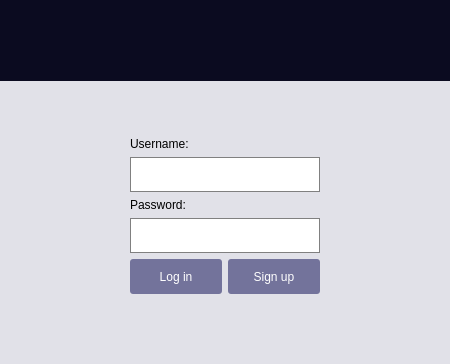
      <widget class="QWidget" name="login">
       <property name="minimumSize">
        <size>
         <width>450</width>
         <height>350</height>
        </size>
       </property>
       <property name="layoutDirection">
        <enum>Qt::LeftToRight</enum>
       </property>
       <property name="styleSheet">
        <string notr="true"/>
       </property>
       <layout class="QVBoxLayout" name="verticalLayout_15">
        <property name="spacing">
         <number>0</number>
        </property>
        <property name="leftMargin">
         <number>0</number>
        </property>
        <property name="topMargin">
         <number>0</number>
        </property>
        <property name="rightMargin">
         <number>0</number>
        </property>
        <property name="bottomMargin">
         <number>0</number>
        </property>
        <item>
         <widget class="QWidget" name="widget_1" native="true">
          <property name="styleSheet">
           <string notr="true">background: #E1E1E8;</string>
          </property>
          <layout class="QVBoxLayout" name="verticalLayout_4" stretch="10,10,0,0">
           <property name="spacing">
            <number>6</number>
           </property>
           <property name="leftMargin">
            <number>0</number>
           </property>
           <property name="topMargin">
            <number>0</number>
           </property>
           <property name="rightMargin">
            <number>0</number>
           </property>
           <property name="bottomMargin">
            <number>0</number>
           </property>
           <item>
            <widget class="QFrame" name="top_frame_2">
             <property name="sizePolicy">
              <sizepolicy hsizetype="Preferred" vsizetype="Preferred">
               <horstretch>0</horstretch>
               <verstretch>0</verstretch>
              </sizepolicy>
             </property>
             <property name="minimumSize">
              <size>
               <width>0</width>
               <height>81</height>
              </size>
             </property>
             <property name="maximumSize">
              <size>
               <width>16777215</width>
               <height>81</height>
              </size>
             </property>
             <property name="accessibleName">
              <string/>
             </property>
             <property name="styleSheet">
              <string notr="true">background: #0b0b20;</string>
             </property>
             <widget class="QLabel" name="login_status_label">
              <property name="geometry">
               <rect>
                <x>0</x>
                <y>0</y>
                <width>450</width>
                <height>81</height>
               </rect>
              </property>
              <property name="text">
               <string/>
              </property>
              <property name="alignment">
               <set>Qt::AlignCenter</set>
              </property>
             </widget>
            </widget>
           </item>
           <item>
            <layout class="QVBoxLayout" name="verticalLayout_14">
             <property name="spacing">
              <number>6</number>
             </property>
             <property name="leftMargin">
              <number>130</number>
             </property>
             <property name="topMargin">
              <number>10</number>
             </property>
             <property name="rightMargin">
              <number>130</number>
             </property>
             <property name="bottomMargin">
              <number>0</number>
             </property>
             <item>
              <spacer name="verticalSpacer">
               <property name="orientation">
                <enum>Qt::Vertical</enum>
               </property>
               <property name="sizeType">
                <enum>QSizePolicy::Expanding</enum>
               </property>
               <property name="sizeHint" stdset="0">
                <size>
                 <width>20</width>
                 <height>40</height>
                </size>
               </property>
              </spacer>
             </item>
             <item>
              <widget class="QLabel" name="label_2">
               <property name="styleSheet">
                <string notr="true">QLabel
{
        font: 13pt &quot;Open Sans Light&quot;
}</string>
               </property>
               <property name="text">
                <string>Username:</string>
               </property>
               <property name="alignment">
                <set>Qt::AlignLeading|Qt::AlignLeft|Qt::AlignVCenter</set>
               </property>
               <property name="margin">
                <number>0</number>
               </property>
               <property name="indent">
                <number>0</number>
               </property>
              </widget>
             </item>
             <item>
              <widget class="QLineEdit" name="login_username">
               <property name="styleSheet">
                <string notr="true">QLineEdit
{
        font: 11pt &quot;Open Sans&quot;;
        border:1px solid  grey ;
        min-height: 33px;
        background: white;
}

QLineEdit:focus
{
        border:1px solid  #161626 ;
} </string>
               </property>
               <property name="maxLength">
                <number>20</number>
               </property>
              </widget>
             </item>
             <item>
              <widget class="QLabel" name="label_6">
               <property name="styleSheet">
                <string notr="true">QLabel
{
        font: 13pt &quot;Open Sans Light&quot;
}</string>
               </property>
               <property name="text">
                <string>Password:</string>
               </property>
               <property name="alignment">
                <set>Qt::AlignLeading|Qt::AlignLeft|Qt::AlignVCenter</set>
               </property>
               <property name="indent">
                <number>0</number>
               </property>
              </widget>
             </item>
             <item>
              <widget class="QLineEdit" name="login_password">
               <property name="styleSheet">
                <string notr="true">QLineEdit
{
        font: 11pt &quot;Open Sans&quot;;
        border:1px solid  grey ;
        min-height: 33px;
        background: white;
}

QLineEdit:focus
{
        border:1px solid  #161626 ;
} </string>
               </property>
               <property name="inputMethodHints">
                <set>Qt::ImhHiddenText|Qt::ImhNoAutoUppercase|Qt::ImhNoPredictiveText|Qt::ImhSensitiveData</set>
               </property>
               <property name="maxLength">
                <number>30</number>
               </property>
               <property name="echoMode">
                <enum>QLineEdit::Password</enum>
               </property>
              </widget>
             </item>
             <item>
              <layout class="QHBoxLayout" name="horizontalLayout_5">
               <property name="bottomMargin">
                <number>5</number>
               </property>
               <item>
                <widget class="QPushButton" name="login_button">
                 <property name="styleSheet">
                  <string notr="true">QPushButton:enabled
{
                font: 13pt &quot;Open Sans Semibold&quot;;
                background:  #73739b;
                border-radius: 3px;
                min-height:25px;
                padding: 5px;
                outline: 0;
            color: white;
}

QPushButton:hover
{
                background: #7a7aa1;
}

QPushButton:pressed
 {
        background: #8f8fb3;
}</string>
                 </property>
                 <property name="text">
                  <string>Log in</string>
                 </property>
                </widget>
               </item>
               <item>
                <widget class="QPushButton" name="login_signup">
                 <property name="styleSheet">
                  <string notr="true">QPushButton:enabled
{
                font: 13pt &quot;Open Sans Semibold&quot;;
                background:  #73739b;
                border-radius: 3px;
                min-height:25px;
                padding: 5px;
                outline: 0;
                color: white;
}

QPushButton:hover
{
                background: #7a7aa1;
}

QPushButton:pressed
 {
        background: #8f8fb3;
}</string>
                 </property>
                 <property name="text">
                  <string>Sign up</string>
                 </property>
                </widget>
               </item>
              </layout>
             </item>
            </layout>
           </item>
           <item>
            <widget class="QLabel" name="login_error">
             <property name="sizePolicy">
              <sizepolicy hsizetype="Preferred" vsizetype="Fixed">
               <horstretch>0</horstretch>
               <verstretch>0</verstretch>
              </sizepolicy>
             </property>
             <property name="styleSheet">
              <string notr="true">font: 10pt &quot;Open Sans Light&quot;;</string>
             </property>
             <property name="text">
              <string/>
             </property>
             <property name="alignment">
              <set>Qt::AlignCenter</set>
             </property>
            </widget>
           </item>
           <item>
            <spacer name="verticalSpacer_3">
             <property name="orientation">
              <enum>Qt::Vertical</enum>
             </property>
             <property name="sizeHint" stdset="0">
              <size>
               <width>20</width>
               <height>45</height>
              </size>
             </property>
            </spacer>
           </item>
          </layout>
         </widget>
        </item>
       </layout>
      </widget>
